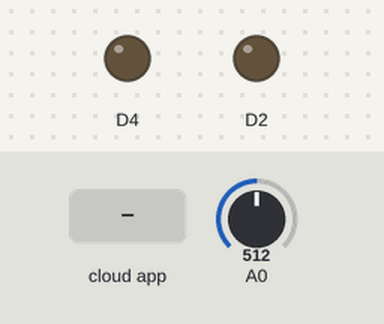
Recording of a sketch running on a simulated ESP8266 (NodeMCU). Parts: output pins drawn as LEDs (lit = HIGH). The inputs (shaded band) are chosen by the test bench; at power-on: A0 = 512. WiFi joins after 1.5 s; servers stay silent unless stated; the Firebase database answers and starts empty; what the sketch prints to the serial monitor is not drawn.

Above: at 2.7 s.
2.8 s: A0 set to 274
7.1 s: A0 set to 246
At 9.6 s:
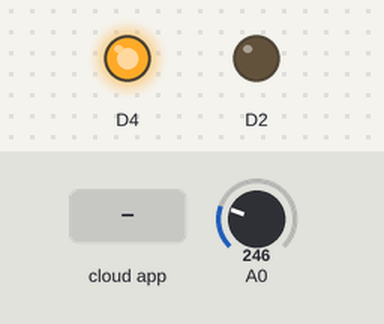
10.6 s: the phone or cloud app sets Red to 1
At 13.2 s:
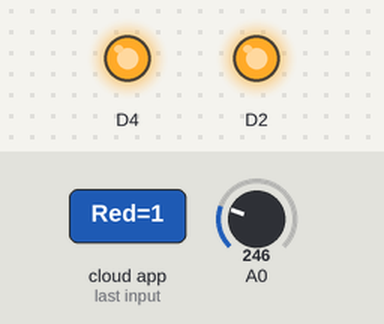
17.0 s: A0 set to 306
At 19.4 s:
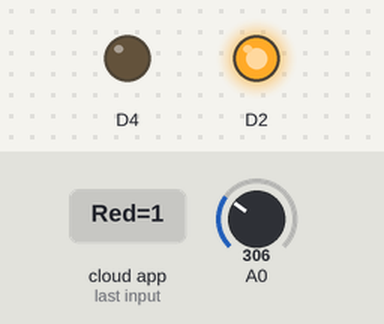
23.4 s: the phone or cloud app sets Green to 1
At 25.5 s:
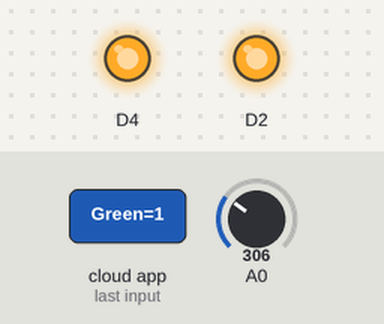
Timing chart, 0 to 29.8 s (numbered marks = the images above; inputs shaded):
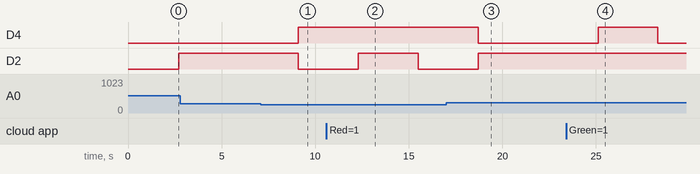

The sketch:

firebase-download.ino
```cpp
#include <ESP8266WiFi.h>
#include <FirebaseArduino.h>

#define FIREBASE_HOST "samsung-lecture.firebaseio.com"    // 데이터베이스 주소
#define FIREBASE_AUTH ""                                  // 데이터베이스 접속 키
#define WIFI_SSID "Test.dslab.24"                         // 와이파이 SSID
#define WIFI_PASSWORD "dslab123"                          // 와이파이 Password

void setup() {
  Serial.begin(115200);
  pinMode(D2, OUTPUT);
  pinMode(D4 , OUTPUT);

  //와이파이 연결
  WiFi.begin(WIFI_SSID, WIFI_PASSWORD);
  Serial.print("connecting");
  while (WiFi.status() != WL_CONNECTED) {
  Serial.print(".");
  delay(500);
  }
  Serial.println();
  Serial.print("connected: ");
  Serial.println(WiFi.localIP());

  //파이어베이스 연결
  Firebase.begin(FIREBASE_HOST, FIREBASE_AUTH);
}

void loop() {
  //아날로그값 입력 및 온도값 계산
  float temp = analogRead(A0);
  temp = round((temp*330/1024 - 55)*10)/10;

  Serial.print("temp : ");
  Serial.println(temp);

  //온도값 데이터베이스에 업로드
  Firebase.setFloat("Temperature", temp);
  if(temp > 30){
    Firebase.setString("State", "HIGH");
    Firebase.setInt("Green", 0);
    Firebase.setInt("Red", 1);
  }else{
    Firebase.setString("State", "LOW");
    Firebase.setInt("Green", 1);
    Firebase.setInt("Red", 0);
  }

  int g_led = Firebase.getInt("Green");
  int r_led = Firebase.getInt("Red");

  String str = "Temperature is " + String(Firebase.getFloat("Temperature")) + ".\n" + Firebase.getString("State") + " Temperature.";
  Serial.println(str);
  digitalWrite(D2, r_led);
  digitalWrite(D4, g_led);

  delay(2000);
}
```

Measured:
- the behaviour switches between 264 and 263 on A0 (found by bisection; images 0 and 1)
- after the input at 2.8 s, every drawn part: stays the same
- after the input at 7.1 s, D4: LOW → HIGH after 2.0 s; D2: HIGH → LOW after 2.0 s
- after the input at 10.6 s, D2: LOW → HIGH after 1.7 s, → LOW 3.2 s later
- after the input at 17.0 s, D4: HIGH → LOW after 1.7 s; D2: LOW → HIGH after 1.7 s
- after the input at 23.4 s, D4: LOW → HIGH after 1.7 s, → LOW 3.2 s later
